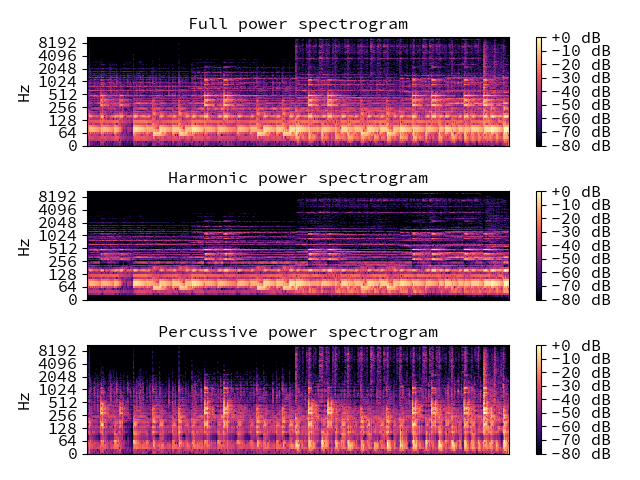

Recreate this plot in Python.
# Separate into harmonic and percussive

y, sr = librosa.load(librosa.util.example_audio_file(), duration=15)
D = librosa.stft(y)
H, P = librosa.decompose.hpss(D)

import matplotlib.pyplot as plt
plt.figure()
plt.subplot(3, 1, 1)
librosa.display.specshow(librosa.amplitude_to_db(np.abs(D),
                                                 ref=np.max),
                         y_axis='log')
plt.colorbar(format='%+2.0f dB')
plt.title('Full power spectrogram')
plt.subplot(3, 1, 2)
librosa.display.specshow(librosa.amplitude_to_db(np.abs(H),
                                                 ref=np.max),
                         y_axis='log')
plt.colorbar(format='%+2.0f dB')
plt.title('Harmonic power spectrogram')
plt.subplot(3, 1, 3)
librosa.display.specshow(librosa.amplitude_to_db(np.abs(P),
                                                 ref=np.max),
                         y_axis='log')
plt.colorbar(format='%+2.0f dB')
plt.title('Percussive power spectrogram')
plt.tight_layout()

# Or with a narrower horizontal filter

H, P = librosa.decompose.hpss(D, kernel_size=(13, 31))

# Just get harmonic/percussive masks, not the spectra

mask_H, mask_P = librosa.decompose.hpss(D, mask=True)
mask_H
# array([[  1.000e+00,   1.469e-01, ...,   2.648e-03,   2.164e-03],
# [  1.000e+00,   2.368e-01, ...,   9.413e-03,   7.703e-03],
# ...,
# [  8.869e-01,   5.673e-02, ...,   4.603e-02,   1.247e-05],
# [  7.068e-01,   2.194e-02, ...,   4.453e-02,   1.205e-05]], dtype=float32)
mask_P
# array([[  2.858e-05,   8.531e-01, ...,   9.974e-01,   9.978e-01],
# [  1.586e-05,   7.632e-01, ...,   9.906e-01,   9.923e-01],
# ...,
# [  1.131e-01,   9.433e-01, ...,   9.540e-01,   1.000e+00],
# [  2.932e-01,   9.781e-01, ...,   9.555e-01,   1.000e+00]], dtype=float32)

# Separate into harmonic/percussive/residual components by using a margin > 1.0

H, P = librosa.decompose.hpss(D, margin=3.0)
R = D - (H+P)
y_harm = librosa.core.istft(H)
y_perc = librosa.core.istft(P)
y_resi = librosa.core.istft(R)

# Get a more isolated percussive component by widening its margin

H, P = librosa.decompose.hpss(D, margin=(1.0,5.0))
